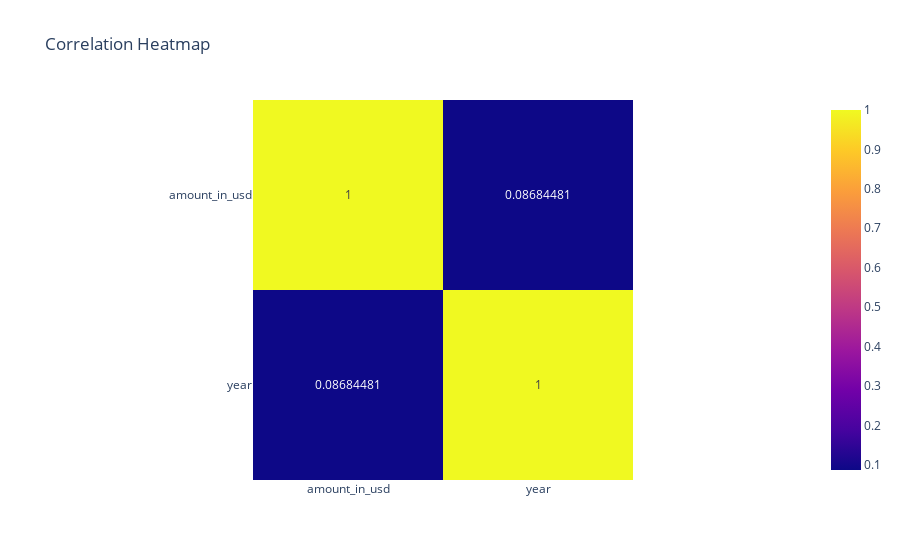

The code cell stored with this chart in its notebook:
### Code cell
corr = df[['amount_in_usd', 'year']].corr()

fig = px.imshow(
    corr,
    text_auto=True,
    title='Correlation Heatmap'
)

fig.show()

### Figure 1 — Plotly figure (JSON) as saved in the notebook; plotly's stock layout.template omitted (floating-point values rounded to 4 significant figures)
{"data": [{"coloraxis": "coloraxis", "hovertemplate": "x: %{x}<br>y: %{y}<br>color: %{z}<extra></extra>", "name": "0", "texttemplate": "%{z}", "type": "heatmap", "x": ["amount_in_usd", "year"], "xaxis": "x", "y": ["amount_in_usd", "year"], "yaxis": "y", "z": [[1.0, 0.08684], [0.08684, 1.0]]}], "layout": {"coloraxis": {"colorscale": [[0, "#0d0887"], [0.1111, "#46039f"], [0.2222, "#7201a8"], [0.3333, "#9c179e"], [0.4444, "#bd3786"], [0.5556, "#d8576b"], [0.6667, "#ed7953"], [0.7778, "#fb9f3a"], [0.8889, "#fdca26"], [1, "#f0f921"]]}, "title": {"text": "Correlation Heatmap"}, "xaxis": {"anchor": "y", "constrain": "domain", "domain": [0, 1], "scaleanchor": "y"}, "yaxis": {"anchor": "x", "autorange": "reversed", "constrain": "domain", "domain": [0, 1]}}}
